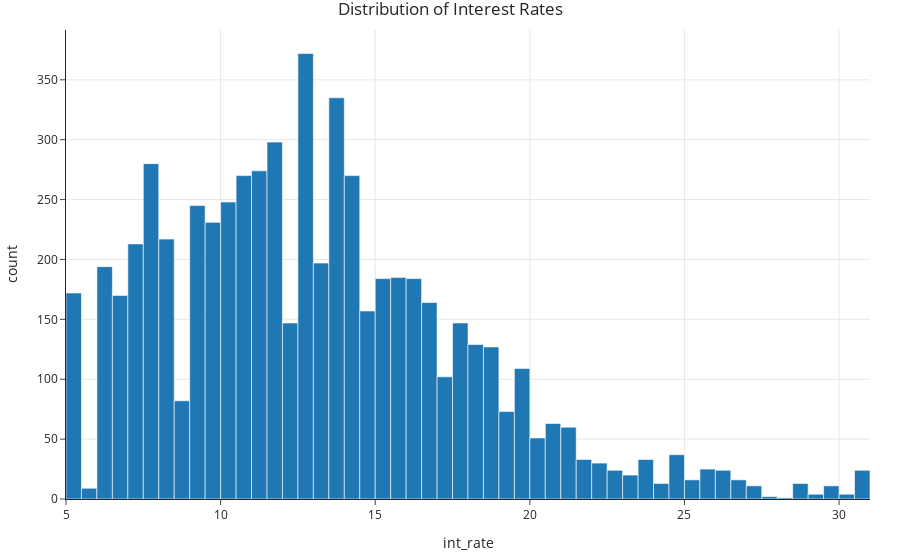

Notebook cell for this chart:
### Markdown cell above
- Example: What is the distribution of `'int_rate'`?

### Code cell
(
    loans
    .plot(kind='hist', x='int_rate', title='Distribution of Interest Rates')
)

### Figure 1 — Plotly figure (JSON) as saved in the notebook; plotly's stock layout.template omitted (floating-point values rounded to 4 significant figures; data arrays with more than 128 entries replaced by an {"elided": "..."} marker saying what was removed)
{"data": [{"alignmentgroup": "True", "bingroup": "x", "hovertemplate": "int_rate=%{x}<br>count=%{y}<extra></extra>", "legendgroup": "", "marker": {"color": "#1F77B4", "pattern": {"shape": ""}}, "name": "", "offsetgroup": "", "orientation": "v", "showlegend": false, "type": "histogram", "x": {"elided": "6300 float values"}, "xaxis": "x", "yaxis": "y"}], "layout": {"barmode": "relative", "legend": {"tracegroupgap": 0}, "title": {"text": "Distribution of Interest Rates"}, "xaxis": {"anchor": "y", "domain": [0, 1], "title": {"text": "int_rate"}}, "yaxis": {"anchor": "x", "domain": [0, 1], "title": {"text": "count"}}}}
